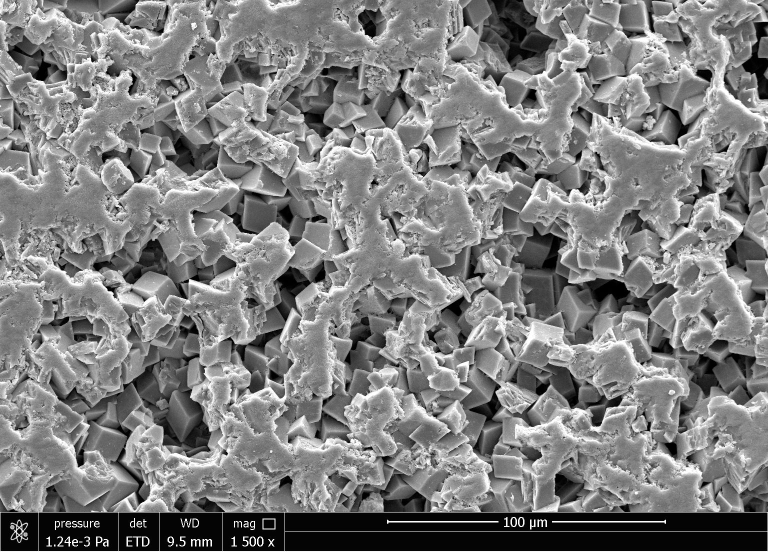
#> input picture Arthur/images/8.jpg, 1536 x 1103 px (shown at 1/2 size)
$ jupyter execute test1.ipynb   (shell and % lines are left out)
#> lines starting #> are read from the running program, lines starting #| are printed output that depends on the picture; after the words box and inside, x2 and y2 are one past the last pixel; in counts of white or black regions, pixels touching at a corner belong together
[cell 1]
import pandas as pd
import numpy as np
import matplotlib
from matplotlib import pyplot as plt
from matplotlib.pyplot import figure
import cv2

[cell 2]
image = cv2.imread("../images/8.jpg", cv2.IMREAD_GRAYSCALE)
#> image is the input picture: shape (1103, 1536); min 0, max 255, mean 127

[cell 3]
img = image[0:-78, 0:image.shape[1]]
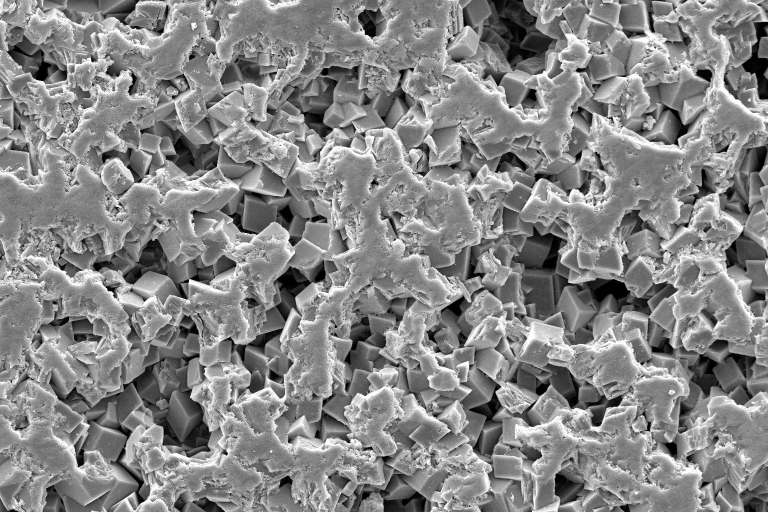
#> img: shape (1025, 1536) (shown at 1/2 size); min 0, max 255, mean 134.9

[cell 4]
cv2.imwrite("converted.jpg", img)
#> Out = True

[cell 5]
plt.imshow(img)

[cell 6]
img = cv2.medianBlur(img,5)
ret,thresh = cv2.threshold(img,135,255, cv2.THRESH_BINARY)
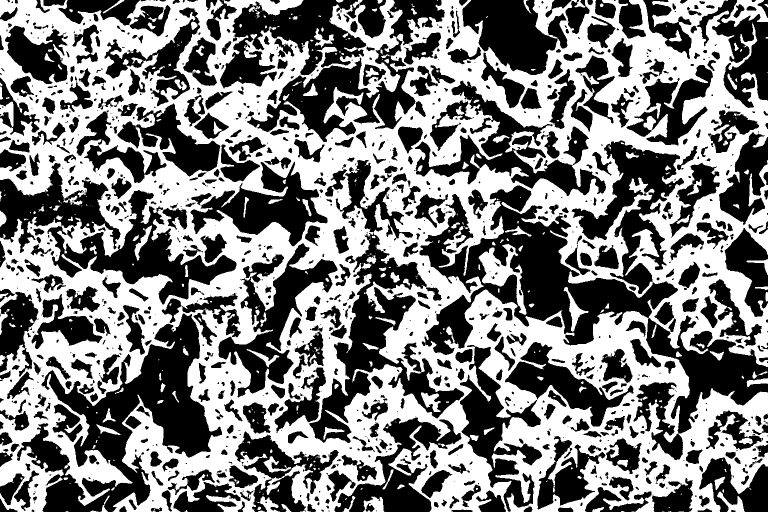
#> thresh: shape (1025, 1536) (shown at 1/2 size); 49.7% white; 540 white regions (359 under 20 px)

[cell 7]
cnts = cv2.findContours(thresh, cv2.RETR_TREE, cv2.CHAIN_APPROX_SIMPLE)
#> cnts = 1726 contours, 876 with area under 20; largest, box (x1, y1, x2, y2) and area: (0, 0, 1536, 1025) 1303142, (33, 626, 445, 1025) 59228, (618, 465, 930, 887) 36978, (94, 379, 474, 610) 26470, (1142, 280, 1369, 589) 24840
cnts = cnts[0] if len(cnts) == 2 else cnts[1]
for c in cnts:
    area = cv2.contourArea(c)
    if area < 5500:
        cv2.drawContours(thresh, [c], -1, (0,0,0), -1)
#> this loop made 1726 passes
#> area on passes 5, 14, 16: 240.5, 348, 32
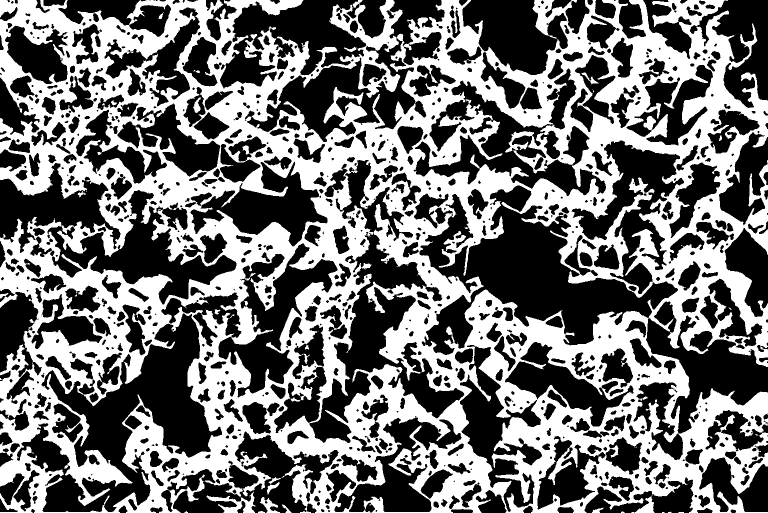
#> thresh: shape (1025, 1536) (shown at 1/2 size); 44.6% white; 81 white regions (61 under 20 px), largest, box (x1, y1, x2, y2) and area: (0, 0, 1536, 1025) 698525, (1270, 991, 1309, 1025) 576, (520, 994, 560, 1025) 491

[cell 8]
kernel = cv2.getStructuringElement(cv2.MORPH_RECT, (5,5))
#> kernel = [[1, 1, 1, 1, 1], [1, 1, 1, 1, 1], [1, 1, 1, 1, 1], [1, 1, 1, 1, 1], [1, 1, 1, 1, 1]]
close = 255 - cv2.morphologyEx(thresh, cv2.MORPH_CLOSE, kernel, iterations=1)
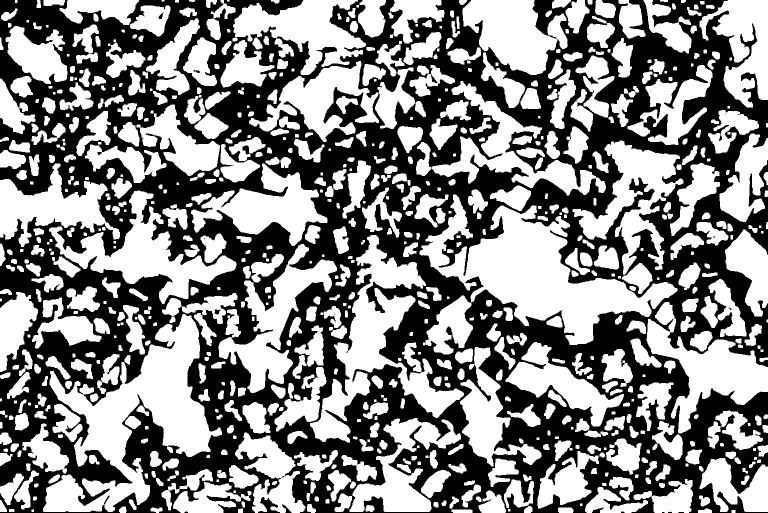
#> close: shape (1025, 1536) (shown at 1/2 size); 53.1% white; 24 black regions (17 under 20 px)

[cell 9]
cv2.imwrite("converted.jpg", close)
#> Out = True

[cell 10]
plt.imshow(close)

[cell 11]
total_area = 0
cnts = cv2.findContours(close, cv2.RETR_TREE, cv2.CHAIN_APPROX_SIMPLE)
#> cnts = 801 contours, 98 with area under 20; largest, box (x1, y1, x2, y2) and area: (839, 389, 1355, 690) 53178, (86, 628, 444, 1024) 50838, (620, 470, 928, 885) 34194, (98, 381, 473, 608) 23138, (1293, 604, 1536, 867) 21438
cnts = cnts[0] if len(cnts) == 2 else cnts[1]
for c in cnts:
    total_area += cv2.contourArea(c)
#> this loop made 801 passes
#> total_area on passes 2, 5, 6: 229, 310.5, 446.5
#> after the loop, total_area = 791530
total_area
#> Out = 791530

[cell 12]
image_area = img.shape[0] * img.shape[1]
#> image_area = 1574400

[cell 13]
ratio = total_area / image_area * 100
#> ratio = 50.28
ratio
#> Out = 50.28

[cell 14]
fig = matplotlib.pyplot.figure(figsize=(14.0, 19.0))

[cell 15]
ax = fig.add_subplot()
ax.imshow(image, cmap='gray')
ax.imshow(close, alpha=0.3)

[cell 16]
fig.savefig('segmented.jpg')

[cell 17]
hist = cv2.calcHist([image],[0],None,[256],[0,256])
#> hist = 256 values, max 78805 at index 4, min 1584 at index 15, mean 6618

[cell 18]
plt.hist (image.ravel(), 256, [0,256])
plt.show()
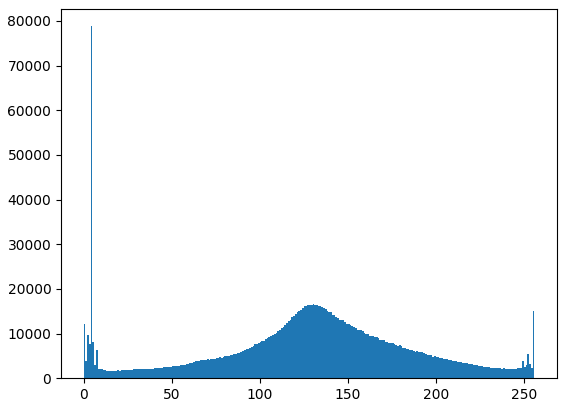
#> figure drawn by matplotlib, 1 panel; tallest bar 78805 high, from x = 4 to 5

$ run again, with Arthur/images/1.jpg copied over Arthur/images/8.jpg
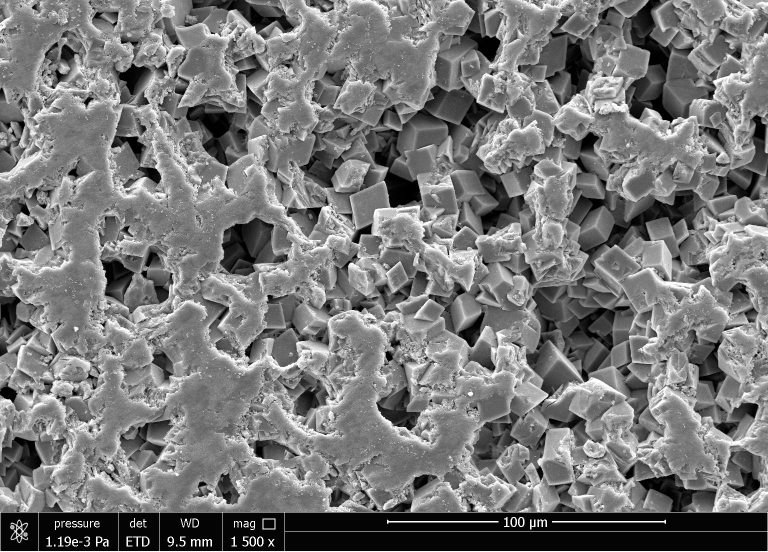
#> input picture Arthur/images/1.jpg, 1536 x 1103 px (shown at 1/2 size)
#> image is the input picture: shape (1103, 1536); min 0, max 255, mean 119.9
#> `cv2.imwrite("converted.jpg", img)`: Out = True
#> `cnts = cv2.findContours(thresh, cv2.RETR_TREE, cv2.CHAIN_APPROX_SIMPLE)`: cnts = 1638 contours, 891 with area under 20; largest, box (x1, y1, x2, y2) and area: (0, 0, 1536, 1025) 884288, (892, 0, 1536, 429) 100228, (629, 635, 942, 1015) 39048, (302, 78, 535, 333) 26144, (941, 784, 1219, 1025) 21687
#> the loop `for c in cnts:` made 1638 passes
#> area on passes 8, 16, 18: 34.5, 49.5, 165
#> after the loop `for c in cnts:`:
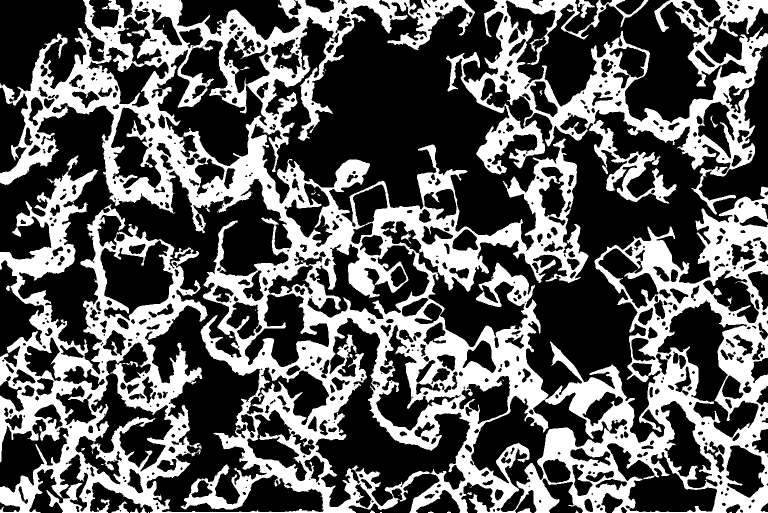
#> thresh: shape (1025, 1536) (shown at 1/2 size); 36.4% white; 59 white regions (40 under 20 px), largest, box (x1, y1, x2, y2) and area: (0, 0, 1536, 1025) 494777, (892, 0, 1536, 429) 76153, (1156, 0, 1190, 36) 478
#> kernel = [[1, 1, 1, 1, 1], [1, 1, 1, 1, 1], [1, 1, 1, 1, 1], [1, 1, 1, 1, 1], [1, 1, 1, 1, 1]]
#> close: shape (1025, 1536); 61.6% white; 15 black regions (11 under 20 px)
#> `cv2.imwrite("converted.jpg", close)`: Out = True
#> `cnts = cv2.findContours(close, cv2.RETR_TREE, cv2.CHAIN_APPROX_SIMPLE)`: cnts = 621 contours, 59 with area under 20; largest, box (x1, y1, x2, y2) and area: (531, 0, 1460, 885) 256308, (0, 212, 646, 1024) 137888, (1036, 0, 1438, 244) 44296, (633, 637, 940, 1014) 34904, (0, 0, 209, 200) 25746
#> the loop `for c in cnts:` made 621 passes
#> total_area on passes 2 to 4: 78, 401.5, 568
#> after the loop `for c in cnts:`: total_area = 929786
#> ratio = 59.06
#> hist = 256 values, max 79692 at index 4, min 1438 at index 245, mean 6618
#> `plt.show()`:
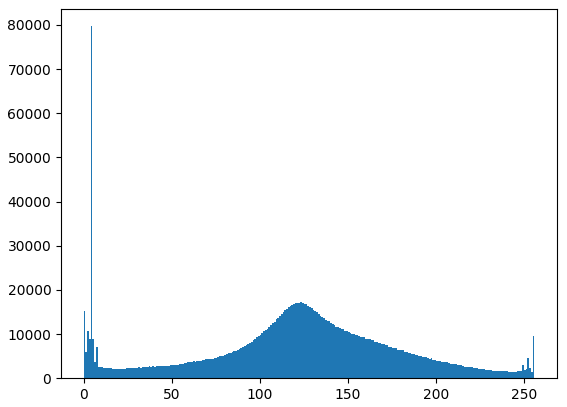
#> figure drawn by matplotlib, 1 panel; tallest bar 79692 high, from x = 4 to 5

$ run again, with Arthur/images/10.jpg copied over Arthur/images/8.jpg
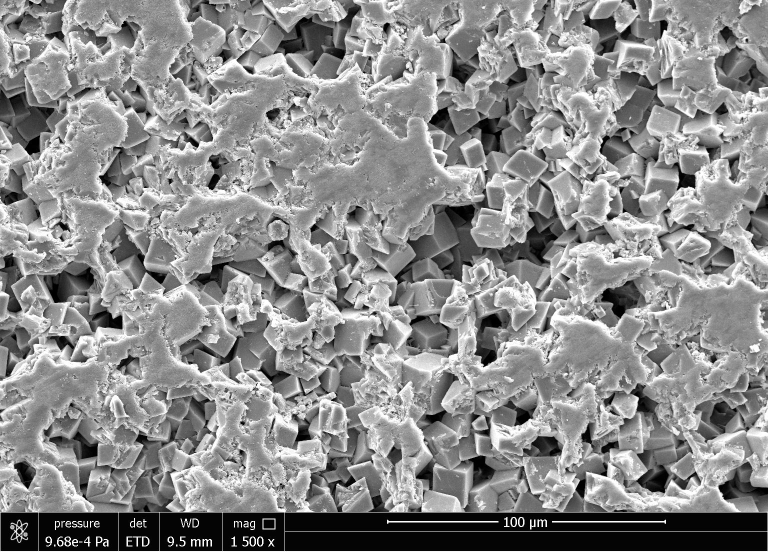
#> input picture Arthur/images/10.jpg, 1536 x 1103 px (shown at 1/2 size)
#> image is the input picture: shape (1103, 1536); min 0, max 255, mean 139.4
#> `cv2.imwrite("converted.jpg", img)`: Out = True
#> `cnts = cv2.findContours(thresh, cv2.RETR_TREE, cv2.CHAIN_APPROX_SIMPLE)`: cnts = 2019 contours, 936 with area under 20; largest, box (x1, y1, x2, y2) and area: (0, 0, 1536, 1025) 1484658, (777, 356, 1234, 614) 36588, (97, 780, 434, 1025) 29566, (854, 82, 1119, 370) 25037, (378, 425, 621, 645) 18646
#> the loop `for c in cnts:` made 2019 passes
#> area on passes 4 to 6: 736, 26, 78
#> after the loop `for c in cnts:`:
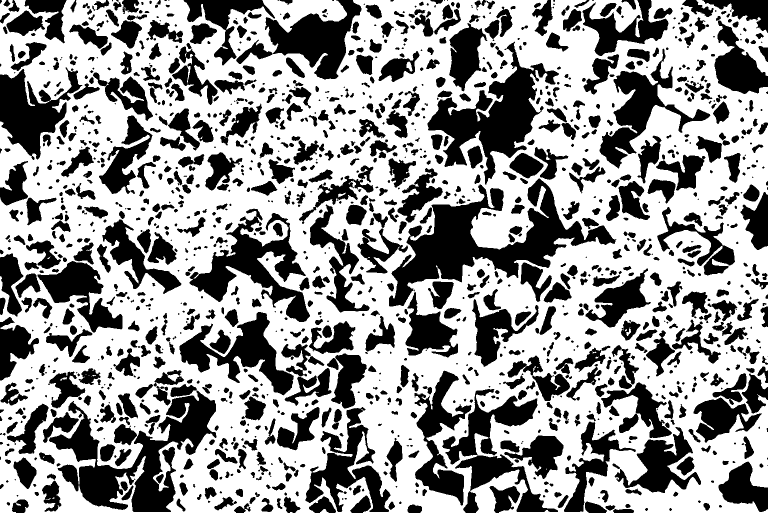
#> thresh: shape (1025, 1536) (shown at 1/2 size); 59.8% white; 1411 black regions (316 under 20 px), largest, box (x1, y1, x2, y2) and area: (778, 357, 1233, 613) 35450, (98, 768, 433, 1024) 30439, (855, 83, 1118, 369) 24227
#> kernel = [[1, 1, 1, 1, 1], [1, 1, 1, 1, 1], [1, 1, 1, 1, 1], [1, 1, 1, 1, 1], [1, 1, 1, 1, 1]]
#> close: shape (1025, 1536); 37.6% white; 964 white regions (3 under 20 px)
#> `cv2.imwrite("converted.jpg", close)`: Out = True
#> `cnts = cv2.findContours(close, cv2.RETR_TREE, cv2.CHAIN_APPROX_SIMPLE)`: cnts = 992 contours, 102 with area under 20; largest, box (x1, y1, x2, y2) and area: (778, 358, 1231, 613) 32758, (158, 785, 432, 1024) 21952, (855, 87, 1075, 364) 21474, (380, 423, 619, 644) 16322, (532, 0, 723, 158) 13452
#> the loop `for c in cnts:` made 992 passes
#> total_area on passes 1, 2, 4: 203.5, 291.5, 481
#> after the loop `for c in cnts:`: total_area = 552289.5
#> ratio = 35.08
#> hist = 256 values, max 78322 at index 4, min 1358 at index 19, mean 6618
#> `plt.show()`:
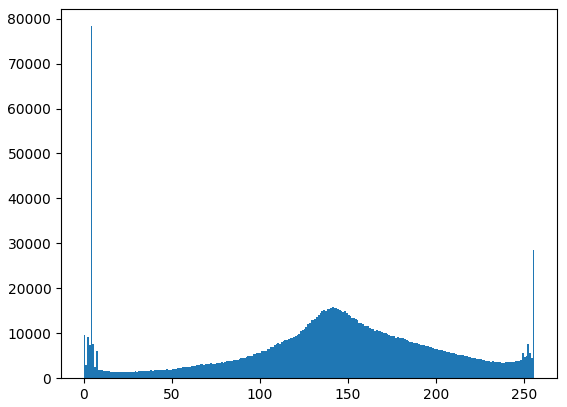
#> figure drawn by matplotlib, 1 panel; tallest bar 78322 high, from x = 4 to 5

$ run again, with Arthur/images/11.jpg copied over Arthur/images/8.jpg
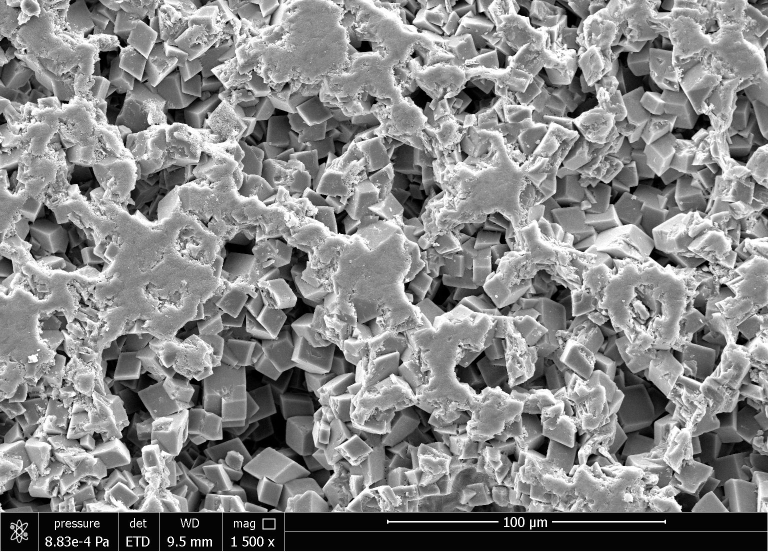
#> input picture Arthur/images/11.jpg, 1536 x 1103 px (shown at 1/2 size)
#> image is the input picture: shape (1103, 1536); min 0, max 255, mean 133.7
#> `cv2.imwrite("converted.jpg", img)`: Out = True
#> `cnts = cv2.findContours(thresh, cv2.RETR_TREE, cv2.CHAIN_APPROX_SIMPLE)`: cnts = 1857 contours, 884 with area under 20; largest, box (x1, y1, x2, y2) and area: (0, 0, 1536, 1025) 1484229, (310, 469, 713, 1025) 98204, (1082, 271, 1445, 538) 34265, (470, 159, 762, 384) 28414, (1022, 537, 1352, 933) 27944
#> the loop `for c in cnts:` made 1857 passes
#> area on passes 4 to 6: 417.5, 65.5, 46
#> after the loop `for c in cnts:`:
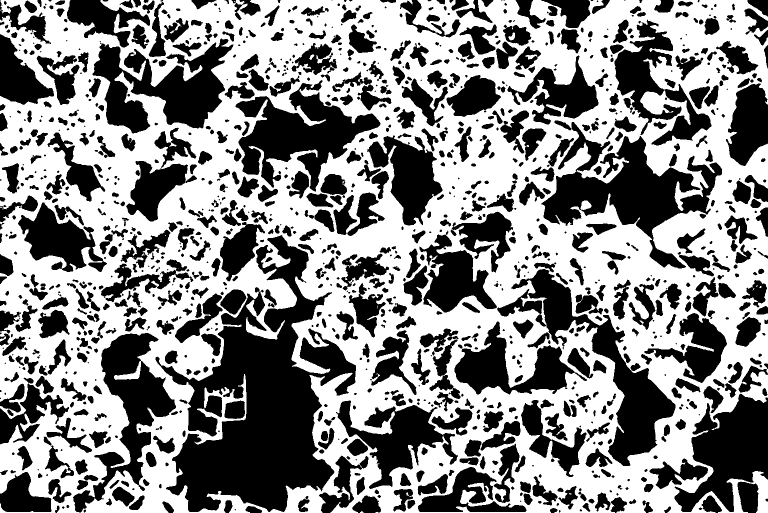
#> thresh: shape (1025, 1536) (shown at 1/2 size); 54% white; 1203 black regions (267 under 20 px), largest, box (x1, y1, x2, y2) and area: (311, 470, 712, 1024) 95970, (1083, 241, 1444, 537) 36387, (994, 538, 1351, 932) 28833
#> kernel = [[1, 1, 1, 1, 1], [1, 1, 1, 1, 1], [1, 1, 1, 1, 1], [1, 1, 1, 1, 1], [1, 1, 1, 1, 1]]
#> close: shape (1025, 1536); 43.6% white; 841 white regions (5 under 20 px)
#> `cv2.imwrite("converted.jpg", close)`: Out = True
#> `cnts = cv2.findContours(close, cv2.RETR_TREE, cv2.CHAIN_APPROX_SIMPLE)`: cnts = 863 contours, 81 with area under 20; largest, box (x1, y1, x2, y2) and area: (323, 471, 712, 1024) 90046, (1086, 273, 1397, 476) 26257, (1058, 538, 1351, 932) 25636, (477, 181, 760, 382) 24596, (1349, 788, 1536, 1024) 23248
#> the loop `for c in cnts:` made 863 passes
#> total_area on passes 1 to 3: 75.5, 119.5, 230.5
#> after the loop `for c in cnts:`: total_area = 647559
#> ratio = 41.13
#> hist = 256 values, max 78842 at index 4, min 1990 at index 18, mean 6618
#> `plt.show()`:
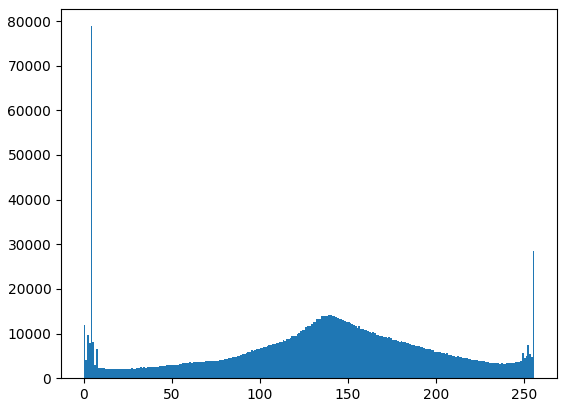
#> figure drawn by matplotlib, 1 panel; tallest bar 78842 high, from x = 4 to 5
